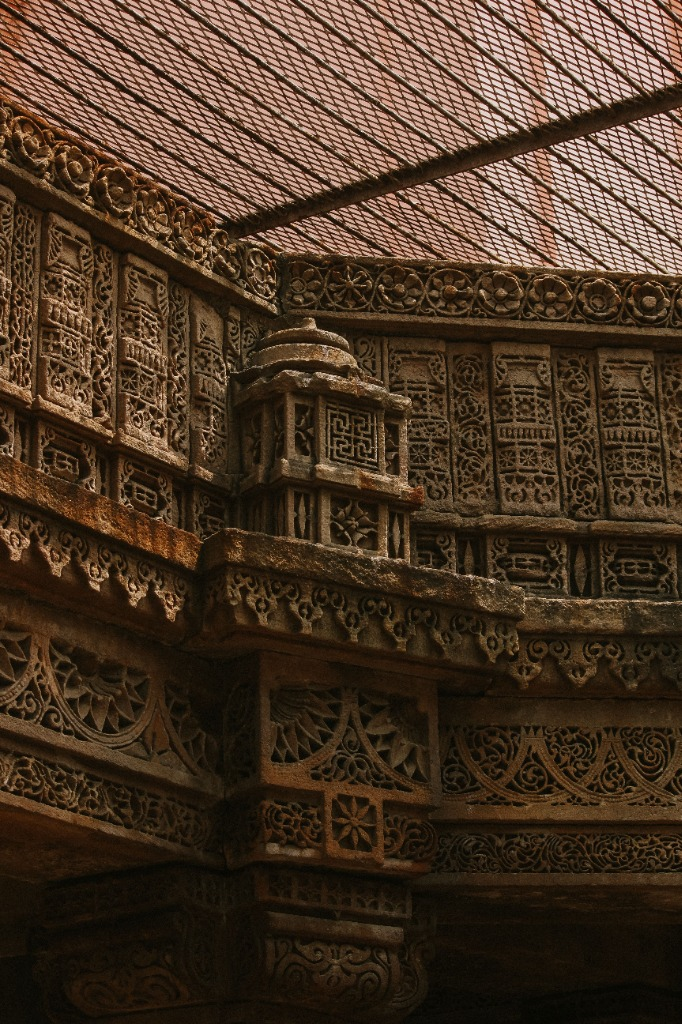
#> input picture sample_images/carved_stepwell.jpg, 682 x 1024 px
$ python -i preprocessing.py   (imports and definitions only)
#> lines starting #> are read from the running program, lines starting #| are printed output that depends on the picture
"""
KalaRaksha - Preprocessing Module
Heritage Wall Deterioration Analysis & Restoration-Priority Mapping System

This module handles:
1. Dynamic input loading (path, bytes, PIL, numpy array)
2. Aspect-ratio preserving downsampling to max 1280px
3. BGR to RGB color normalization
4. LAB-space Contrast Limited Adaptive Histogram Equalization (CLAHE)
5. Non-linear Gamma Correction
6. Edge-preserving bilateral or median noise reduction
"""

from typing import Union, Tuple, Dict, Any
import numpy as np
import cv2
from PIL import Image
import io


def load_and_resize_image(
    image_input: Union[str, bytes, io.BytesIO, Image.Image, np.ndarray],
    max_dim: int = 1280
) -> Tuple[np.ndarray, float, Tuple[int, int]]:
    """
    Load an image from various sources, normalize to RGB, and resize so that
    max(height, width) <= max_dim while preserving the original aspect ratio.

    Returns:
        rgb_image: np.ndarray (H, W, 3) in uint8 RGB format.
        scale_factor: float ratio of new dimensions relative to original.
        orig_dims: Tuple of (original_height, original_width).
    """
    # 1. Load into numpy array
    if isinstance(image_input, str):
        # File path
        bgr = cv2.imread(image_input, cv2.IMREAD_COLOR)
        if bgr is None:
            raise ValueError(f"Could not read image from path: {image_input}")
        rgb = cv2.cvtColor(bgr, cv2.COLOR_BGR2RGB)
    elif isinstance(image_input, (bytes, io.BytesIO)):
        if isinstance(image_input, io.BytesIO):
            data = image_input.getvalue()
        else:
            data = image_input
        np_arr = np.frombuffer(data, np.uint8)
        bgr = cv2.imdecode(np_arr, cv2.IMREAD_COLOR)
        if bgr is None:
            raise ValueError("Could not decode image from byte buffer.")
        rgb = cv2.cvtColor(bgr, cv2.COLOR_BGR2RGB)
    elif isinstance(image_input, Image.Image):
        # PIL Image
        rgb = np.array(image_input.convert("RGB"), dtype=np.uint8)
    elif isinstance(image_input, np.ndarray):
        # Check shape and channels
        if image_input.ndim == 2:
            rgb = cv2.cvtColor(image_input, cv2.COLOR_GRAY2RGB)
        elif image_input.shape[2] == 4:
            rgb = cv2.cvtColor(image_input, cv2.COLOR_RGBA2RGB)
        elif image_input.shape[2] == 3:
            rgb = image_input.copy()
        else:
            raise ValueError(f"Unsupported image array shape: {image_input.shape}")
    else:
        raise TypeError(f"Unsupported image input type: {type(image_input)}")

    orig_h, orig_w = rgb.shape[:2]
    max_side = max(orig_h, orig_w)

    if max_side > max_dim:
        scale_factor = max_dim / float(max_side)
        new_w = int(round(orig_w * scale_factor))
        new_h = int(round(orig_h * scale_factor))
        resized_rgb = cv2.resize(rgb, (new_w, new_h), interpolation=cv2.INTER_AREA)
    else:
        scale_factor = 1.0
        resized_rgb = rgb.copy()

    return resized_rgb, scale_factor, (orig_h, orig_w)


def apply_clahe_enhancement(
    rgb_image: np.ndarray,
    clip_limit: float = 2.5,
    tile_grid_size: Tuple[int, int] = (8, 8)
) -> np.ndarray:
    """
    Apply Contrast Limited Adaptive Histogram Equalization (CLAHE) in LAB space.
    Enhances local surface texture and micro-fractures without distorting natural stone hues.
    """
    lab = cv2.cvtColor(rgb_image, cv2.COLOR_RGB2LAB)
    l_channel, a_channel, b_channel = cv2.split(lab)

    clahe = cv2.createCLAHE(clipLimit=clip_limit, tileGridSize=tile_grid_size)
    l_enhanced = clahe.apply(l_channel)

    lab_enhanced = cv2.merge([l_enhanced, a_channel, b_channel])
    rgb_enhanced = cv2.cvtColor(lab_enhanced, cv2.COLOR_LAB2RGB)
    return rgb_enhanced


# [11 lines left out: function apply_gamma_correction, not called in this run]


def apply_noise_filtering(
    rgb_image: np.ndarray,
    filter_type: str = "bilateral",
    kernel_size: int = 5
) -> np.ndarray:
    """
    Apply noise filtering to suppress high-frequency sensor noise while preserving
    structural crack edges and flaking paint contours.
    Supported types: 'bilateral' (default, edge-preserving), 'median', 'gaussian', 'none'.
    """
    filter_lower = filter_type.lower()
    if filter_lower == "bilateral":
        # Bilateral filter operates on each channel or directly on color image
        return cv2.bilateralFilter(rgb_image, d=7, sigmaColor=40, sigmaSpace=40)
    elif filter_lower == "median":
        k = kernel_size if kernel_size % 2 == 1 else kernel_size + 1
        return cv2.medianBlur(rgb_image, k)
    elif filter_lower == "gaussian":
        k = kernel_size if kernel_size % 2 == 1 else kernel_size + 1
        return cv2.GaussianBlur(rgb_image, (k, k), 0)
    elif filter_lower == "none":
        return rgb_image
    else:
        # Fallback to bilateral
        return cv2.bilateralFilter(rgb_image, d=7, sigmaColor=40, sigmaSpace=40)


def preprocess_heritage_image(
    image_input: Union[str, bytes, io.BytesIO, Image.Image, np.ndarray],
    max_dim: int = 1280,
    apply_clahe: bool = True,
    clahe_clip: float = 2.5,
    gamma: float = 1.0,
    filter_type: str = "bilateral"
) -> Dict[str, Any]:
    """
    Complete end-to-end preprocessing pipeline for heritage wall inspection.

    Returns:
        dict containing:
            - 'original_rgb': unenhanced resized RGB image
            - 'enhanced_rgb': fully preprocessed RGB image
            - 'gray': single-channel grayscale uint8 of enhanced image
            - 'hsv': HSV representation of enhanced image
            - 'lab': LAB representation of enhanced image
            - 'scale_factor': resize scale factor
            - 'original_dimensions': (H, W) before resize
            - 'dimensions': (H, W) of processed image
            - 'metrics': brightness, contrast, and dynamic range metrics
    """
    resized_rgb, scale_factor, orig_dims = load_and_resize_image(image_input, max_dim=max_dim)

    # 1. Start with resized RGB
    current = resized_rgb.copy()

    # 2. Noise suppression first (preserves edges if bilateral)
    if filter_type != "none":
        current = apply_noise_filtering(current, filter_type=filter_type)

    # 3. CLAHE local contrast enhancement
    if apply_clahe:
        current = apply_clahe_enhancement(current, clip_limit=clahe_clip)

    # 4. Optional gamma correction
    if abs(gamma - 1.0) > 1e-3:
        current = apply_gamma_correction(current, gamma=gamma)

    # 5. Derived color spaces
    gray = cv2.cvtColor(current, cv2.COLOR_RGB2GRAY)
    hsv = cv2.cvtColor(current, cv2.COLOR_RGB2HSV)
    lab = cv2.cvtColor(current, cv2.COLOR_RGB2LAB)

    # Calculate basic image quality metrics
    mean_val = float(np.mean(gray))
    std_val = float(np.std(gray))
    min_val, max_val = int(np.min(gray)), int(np.max(gray))

    return {
        "original_rgb": resized_rgb,
        "enhanced_rgb": current,
        "gray": gray,
        "hsv": hsv,
        "lab": lab,
        "scale_factor": scale_factor,
        "original_dimensions": orig_dims,
        "dimensions": gray.shape,
        "metrics": {
            "mean_luminance": round(mean_val, 2),
            "contrast_std": round(std_val, 2),
            "dynamic_range": [min_val, max_val],
            "filter_applied": filter_type,
            "clahe_applied": apply_clahe,
            "gamma_applied": gamma,
        }
    }

>>> import cv2
>>> picture = cv2.cvtColor(cv2.imread('../sample_images/carved_stepwell.jpg'), cv2.COLOR_BGR2RGB)
>>> result = preprocess_heritage_image(picture)
#> in preprocess_heritage_image, `resized_rgb, scale_factor, orig_dims = load_and_resize_image(image_inp..`: scale_factor = 1; orig_dims = (1024, 682)
#> in apply_noise_filtering, `return cv2.bilateralFilter(rgb_image, d=7, sigmaColor=40, sigmaSpace=40)`:
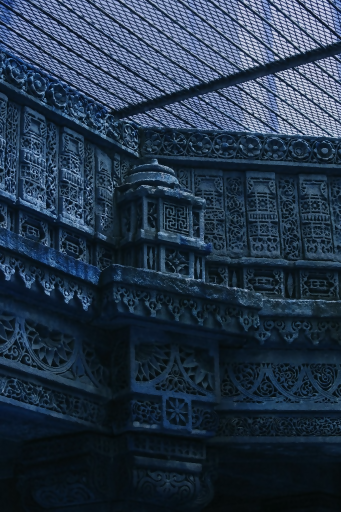
#> returned value: shape (1024, 682, 3) (shown at 1/2 size); mean of channels 0, 1, 2 72.8, 53.4, 36.6; drawn as B, G, R
#> in apply_clahe_enhancement, `l_channel, a_channel, b_channel = cv2.split(lab)`:
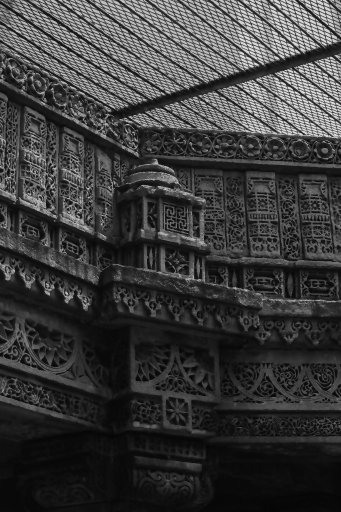
#> l_channel: shape (1024, 682) (shown at 1/2 size); min 5, max 235, mean 58.7
#> in apply_clahe_enhancement, `l_channel, a_channel, b_channel = cv2.split(lab)`:
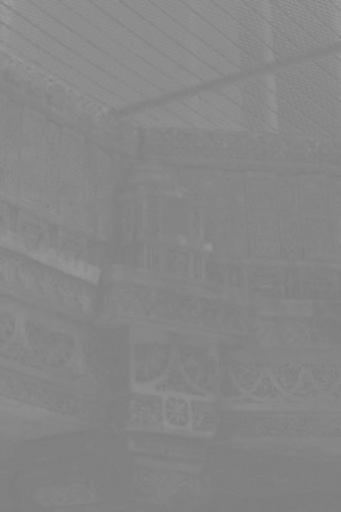
#> a_channel: shape (1024, 682) (shown at 1/2 size); min 125, max 163, mean 134.1
#> in apply_clahe_enhancement, `l_enhanced = clahe.apply(l_channel)`:
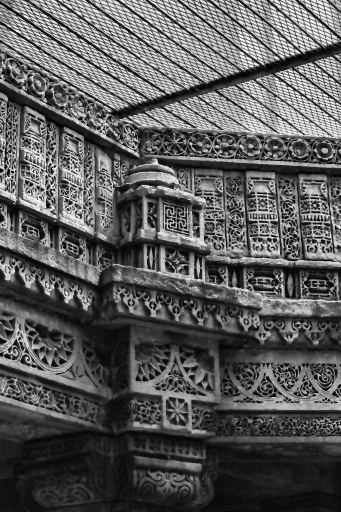
#> l_enhanced: shape (1024, 682) (shown at 1/2 size); min 2, max 253, mean 90.1
#> in apply_clahe_enhancement, `rgb_enhanced = cv2.cvtColor(lab_enhanced, cv2.COLOR_LAB2RGB)`:
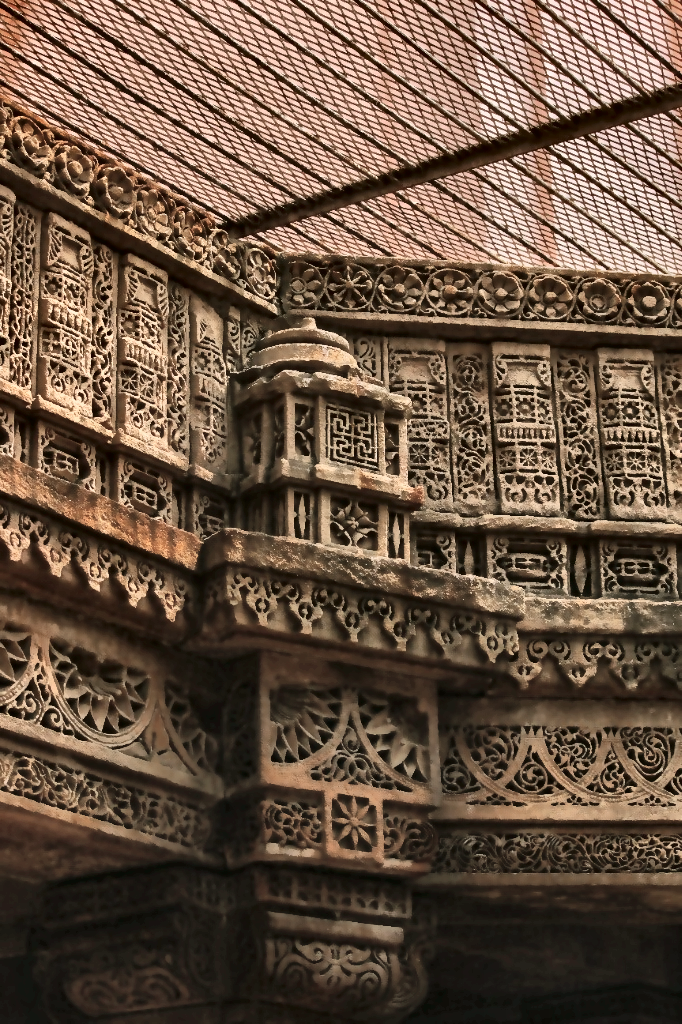
#> rgb_enhanced: shape (1024, 682, 3); mean R, G, B 103.8, 82.9, 66
#> in preprocess_heritage_image, `mean_val = float(np.mean(gray))`: mean_val = 87.21
#> in preprocess_heritage_image, `std_val = float(np.std(gray))`: std_val = 66.65
#> in preprocess_heritage_image, `min_val, max_val = int(np.min(gray)), int(np.max(gray))`: min_val = 3; max_val = 248
#> result = 9 items

$ run again, on sample_images/golden_gopuram.jpg
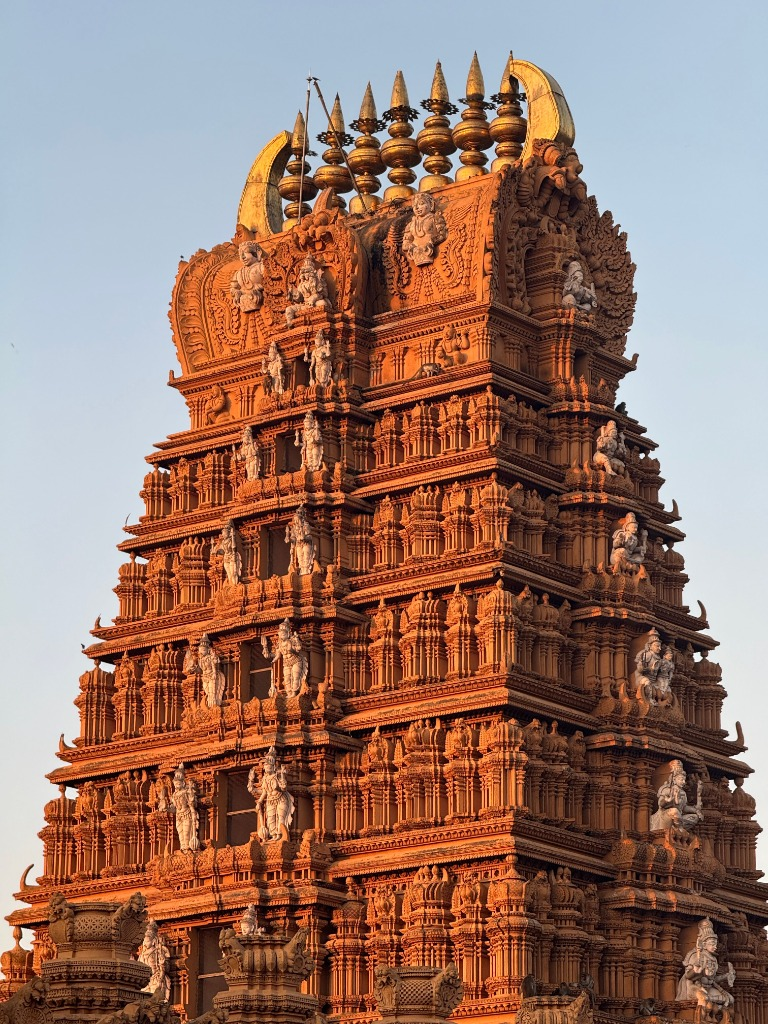
#> input picture sample_images/golden_gopuram.jpg, 768 x 1024 px
#> scale_factor = 1; orig_dims = (1024, 768)
#> in apply_clahe_enhancement, `l_enhanced = clahe.apply(l_channel)`:
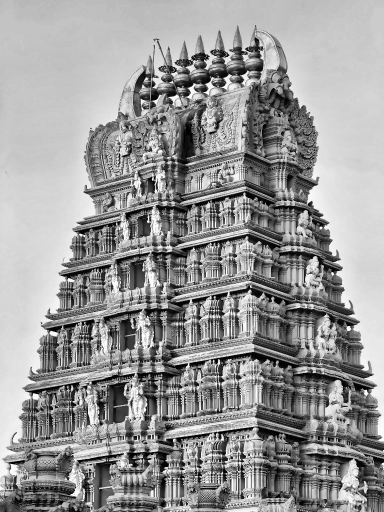
#> l_enhanced: shape (1024, 768) (shown at 1/2 size); min 0, max 255, mean 151.6
#> lab_enhanced: shape (1024, 768, 3); mean of channels 0, 1, 2 151.6, 142.4, 142.5
#> in apply_clahe_enhancement, `rgb_enhanced = cv2.cvtColor(lab_enhanced, cv2.COLOR_LAB2RGB)`:
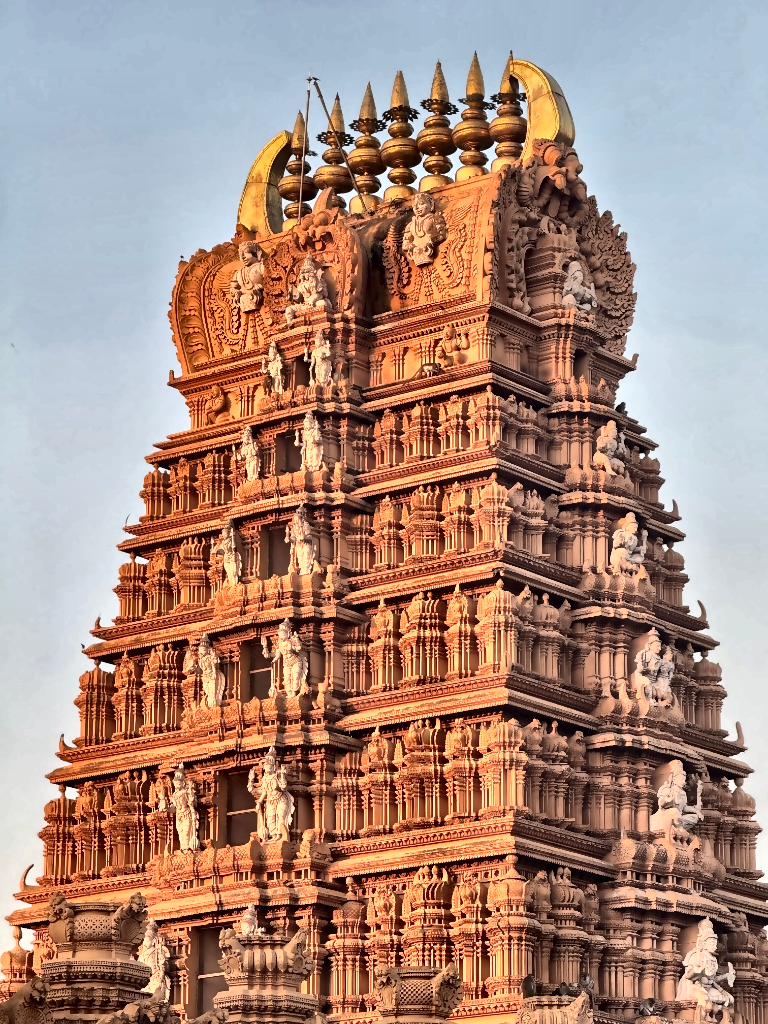
#> rgb_enhanced: shape (1024, 768, 3); mean R, G, B 168.6, 136, 122.1
#> hsv: shape (1024, 768, 3); mean H, S, V 42.8, 110.6, 178.8
#> mean_val = 144.1
#> std_val = 67.79
#> min_val = 1; max_val = 254
#> result = 9 items

$ run again, on sample_images/haveli_sandstone.jpg
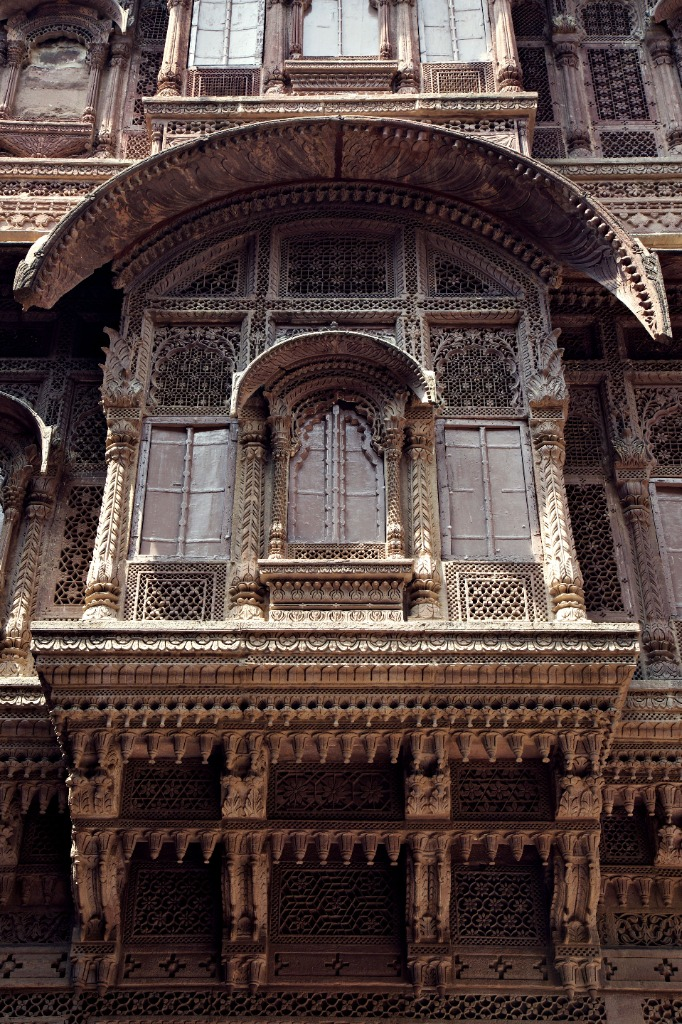
#> input picture sample_images/haveli_sandstone.jpg, 682 x 1024 px
#> scale_factor = 1; orig_dims = (1024, 682)
#> in apply_clahe_enhancement, `l_enhanced = clahe.apply(l_channel)`:
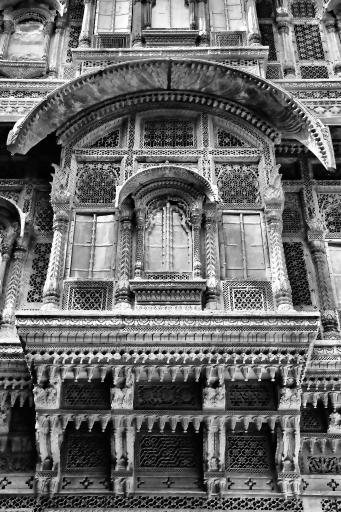
#> l_enhanced: shape (1024, 682) (shown at 1/2 size); min 0, max 255, mean 107.1
#> lab_enhanced: shape (1024, 682, 3); mean of channels 0, 1, 2 107.1, 135, 132.9
#> in apply_clahe_enhancement, `rgb_enhanced = cv2.cvtColor(lab_enhanced, cv2.COLOR_LAB2RGB)`:
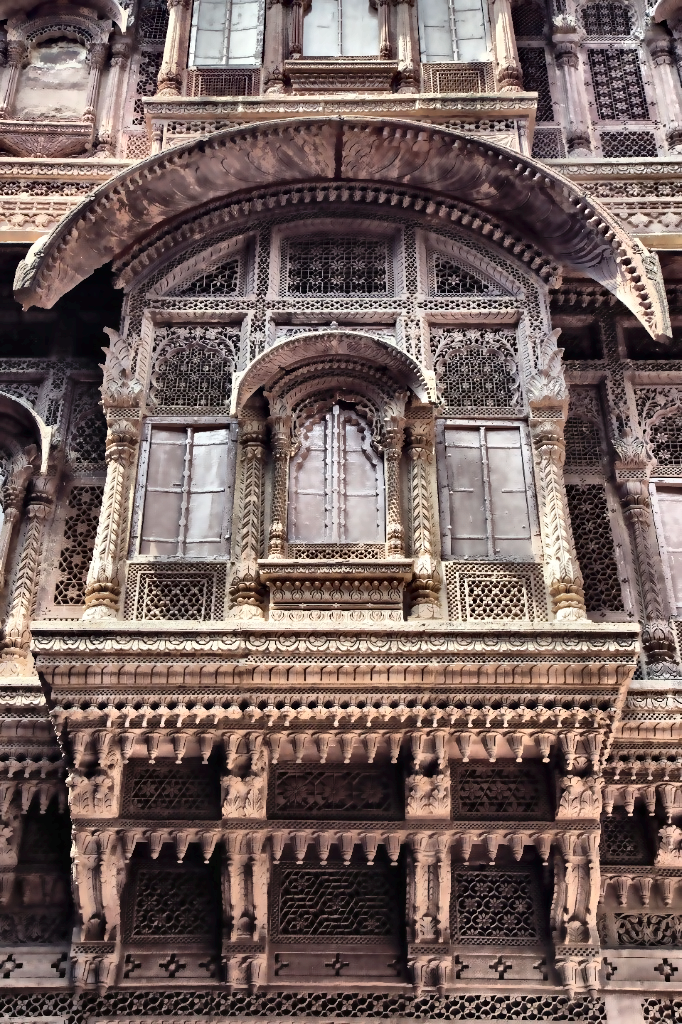
#> rgb_enhanced: shape (1024, 682, 3); mean R, G, B 117.2, 98.7, 94.8
#> hsv: shape (1024, 682, 3); mean H, S, V 65, 66.8, 117.5
#> mean_val = 103.8
#> std_val = 68.14
#> min_val = 0; max_val = 255
#> result = 9 items
